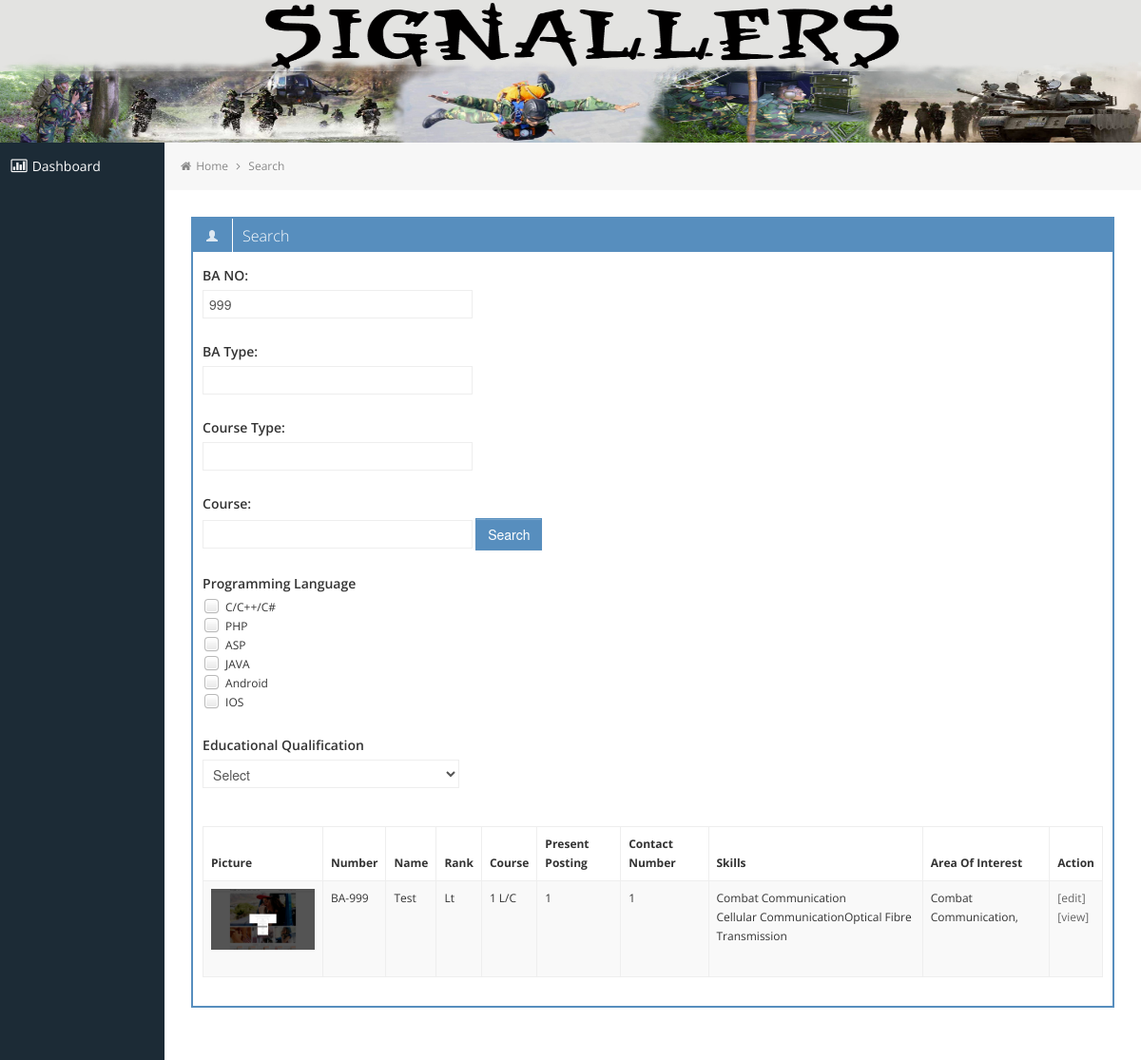
Screenshot of /search_lawyer____16-11-2018.php?ba_no=999 (signed in) with the database file from the repository.
### tables this page shows
CREATE TABLE `profile` (
  `BA_No_Type` varchar(10) NOT NULL,
  `BA_No` int(11) NOT NULL,
  `Name` varchar(35) NOT NULL,
  `Rank` varchar(20) NOT NULL,
  `Course_Type` varchar(30) NOT NULL,
  `Course` int(11) NOT NULL,
  `Present_Posting` varchar(30) NOT NULL,
  `Contact_No` bigint(20) NOT NULL,
  `Email` varchar(100) NOT NULL,
  `First_Choice` varchar(30) NOT NULL,
  `Second_Choice` varchar(30) NOT NULL,
  `Image` mediumtext NOT NULL,
  `Dir_Comment` text NOT NULL,
  PRIMARY KEY (`BA_No_Type`,`BA_No`)
);

CREATE TABLE `officer_skills` (
  `Id` int(11) NOT NULL AUTO_INCREMENT,
  `BA_No_Type` varchar(10) NOT NULL,
  `BA_No` int(11) NOT NULL,
  `Communication_Topic` text NOT NULL,
  `Transmission_System_Topic` varchar(150) NOT NULL,
  `Programming_Language_Topic` varchar(150) NOT NULL,
  `Database_Management_System_Topic` varchar(150) NOT NULL,
  `Server_Management_Topic` varchar(150) NOT NULL,
  `Networking_Topic` varchar(150) NOT NULL,
  `Digital_Forensic_Topic` varchar(150) NOT NULL,
  `Cyber_Security_Topic` varchar(150) NOT NULL,
  `SIGINT_Topic` varchar(150) NOT NULL,
  `Power_Energy_Topic` varchar(150) NOT NULL,
  `Reverse_Engineering_Topic` varchar(150) NOT NULL,
  PRIMARY KEY (`Id`)
);

### class/class.admin.php (called while the page is built, shortened)
<?php
class lawyerController
{
	public function __construct(){
        $this->db = $this->connection(DB_HOST, DB_USER, DB_PASSWORD, DB_NAME);
	}
    public function connection($hostname, $username, $password, $database){
			if (!$conetion_var = mysqli_connect($hostname, $username, $password, $database)) {
				$this->debug('Error: Could not make a database connection using ' . $username . '@' . $hostname);
			}
			if($conetion_var){
				if (!mysqli_select_db($conetion_var, $database)) {
					$this->debug('Error: Could not connect to database ' . $database);
					return false;
				}
				else{
					mysqli_query($conetion_var, "SET NAMES 'utf8'");
					mysqli_query($conetion_var, "SET CHARACTER SET utf8");
					mysqli_query($conetion_var, "SET CHARACTER_SET_CONNECTION=utf8");
					mysqli_query($conetion_var, "SET SQL_MODE = ''");
					return $conetion_var;
				}
			}
			else
			return false;
	}
}
?>

### search_lawyer____16-11-2018.php (the view, shortened to what this page needs)
<?php
include("class/class.admin.php");
$lawyer = new lawyerController();
?>
<!DOCTYPE html>
<html lang="en">
<?php include(dirname(__FILE__)."/include/head.php"); ?>
<body>
	<?php include(dirname(__FILE__)."/include/header.php"); ?>
		<div class="container-fluid-full">
		<div class="row-fluid">
			<?php include(dirname(__FILE__)."/include/menu.php"); ?>
			<div id="content" class="span10">
			<ul class="breadcrumb">
				<li>
					<i class="icon-home"></i>
					<a href="index.php">Home</a>
					<i class="icon-angle-right"></i>
				</li>
				<li><a href="search_lawyer.php">Search</a></li>
			</ul>
			<div class="row-fluid sortable">
				<div class="box span12">
					<div class="box-header" data-original-title>
						<h2><i class="halflings-icon white user"></i><span class="break"></span>Search</h2>
					</div>
					<div class="box-content">
						<div class="row-fluid">
                        	<div class="x-box span12 client-list">
                            	<div class="search-form">
                                	<form action="" name="search-client" method="post" enctype="multipart/form-data" class="form-horizontal">
									<?php
									$ba_no = isset($_REQUEST['ba_no'])?$_REQUEST['ba_no']:'';
									$ba_type = isset($_REQUEST['ba_type'])?$_REQUEST['ba_type']:'';
									$course_type = isset($_REQUEST['course_type'])?$_REQUEST['course_type']:'';
									$course = isset($_REQUEST['course'])?$_REQUEST['course']:'';
									if(count($_REQUEST)>0){
									$officers_list_sql = "SELECT p.*,o.* FROM profile p LEFT JOIN officer_skills o ON(o.BA_No=p.BA_No)  AND (o.BA_No_Type=p.BA_No_Type) LEFT JOIN educational_qualification ec ON(ec.BA_No=p.BA_No) AND (ec.BA_No_Type=p.BA_No_Type)  WHERE
									(p.BA_No=o.BA_No AND p.BA_No_Type=o.BA_No_Type ) AND (p.BA_No=ec.BA_No AND p.BA_No_Type=ec.BA_No_Type)";
													if($ba_no)
														$officers_list_sql .= " AND LOWER(p.BA_No) LIKE LOWER('%".$ba_no."%')";
									$officers_list_sql .= " GROUP BY p.BA_No ORDER BY p.Name ASC;";
									$officers_query = $lawyer->db->query($officers_list_sql);
									}
									?>
                                    	<fieldset>
                                        	<div class="control-group">
                                            	<label class="control-label" for="keyword">BA NO: </label>
                                                <div class="controls">
												<input name="ba_no" id="ba_no" type="text" class="input-xlarge" value="<?php echo $ba_no;?>" />
												</div>
                                            </div>
												<div class="control-group">
                                            	<label class="control-label" for="keyword">BA Type: </label>
                                                <div class="controls">
												<input name="ba_type" id="ba_type" type="text" class="input-xlarge" value="<?php echo $ba_type;?>" />
												</div>
                                            </div>
												<div class="control-group">
                                            	<label class="control-label" for="keyword">Course Type: </label>
                                                <div class="controls">
												<input name="course_type" id="course_type" type="text" class="input-xlarge" value="<?php echo $course_type;?>" />
												</div>
                                            </div>
												<div class="control-group">
                                                    <label class="control-label" for="keyword">Course: </label>
                                                    <div class="controls">
                                                    <input name="course" id="course" type="text" class="input-xlarge" value="<?php echo $course;?>" />
                                                    <input name="submit" type="submit" class="btn btn-primary " value="Search" />
                                                    </div>
                                            	</div>
                                                <div class="control-group">
                                                	<label class="control-label" for="programming">Programming Language</label>
                                                    <input type="checkbox" name="Programming_Language[]" value="C/C++/C#" >C/C++/C#<br>
													<input type="checkbox" name="Programming_Language[]" value="PHP" >PHP<br>
													<input type="checkbox" name="Programming_Language[]" value="ASP" >ASP<br>
													<input type="checkbox" name="Programming_Language[]" value="JAVA">JAVA<br>
													<input type="checkbox" name="Programming_Language[]" value="Android">Android<br>
													<input type="checkbox" name="Programming_Language[]" value="IOS">IOS<br>
                                                </div>
                                               <div class="control-group">
                                               <label class="control-label" for="education">Educational Qualification</label>
                                               <select name="Qualification" class="input-xlarge">
                                                    <option value="">Select</option>
                                        		</select>
                                               </div>
                                        </fieldset>
                                    </form>
                                </div>
                                         <table class="table table-striped table-bordered">
                                	<thead>
                                    	<tr>
                                        	<th>Picture</th>
                                            <th>Number</th>
                                            <th>Name</th>
											<th>Rank</th>
                                            <th>Course</th>
                                            <th>Present Posting</th>
											<th>Contact Number</th>
											<th>Skills</th>
                                            <th>Area Of Interest</th>
											<th>Action</th>
                                        </tr>
                                    </thead>
                                    <tbody>
                                    <?php
									if($officers_query->num_rows){
										while($officer = $officers_query->fetch_object()){
											$img = ($officer->Image)?$officer->Image:'image_not_available.png';
											echo '<tr>
												<td><img src="img/profile/'.$img.'" style="max-height:100px;" /><br><br></td>
												<td>'.$officer->BA_No_Type.'-'.$officer->BA_No.'</td>
												<td>'.$officer->Name.'</td>
												<td>'.$officer->Rank.'</td>
												<td>'.$officer->Course.' '.$officer->Course_Type.'</td>
												<td>'.$officer->Present_Posting.'</td>
												<td>'.$officer->Contact_No.'</td>
												<td>'.str_ireplace(',','<br />',$officer->Communication_Topic).str_ireplace(',','<br />',$officer->Transmission_System_Topic).'</td>
												<td>'.$officer->First_Choice.',<br> '.$officer->Second_Choice.'</td>
											    <td>
													<a href="edit_lawyer.php?ba_no='.$officer->BA_No.'&ba_type='.$officer->BA_No_Type.'" >[edit]</a><br />
													<a href="view_lawyer.php?ba_no='.$officer->BA_No.'&ba_type='.$officer->BA_No_Type.'">[view]</a>
												</td>
												</tr>';
									?>
                                        <?php
										}
										}else{
											echo '<tr><td colspan="9">No any record found</td></tr>';
										}
										?>
									</tbody>
                                </table>
                                </div>
                            </div>
                        </div>
					</div>
				</div>
			</div>
		</div>
		</div>
<?php include(dirname(__FILE__).'/footer.php');?>

### css/style.css (style rules this page uses)
body { background: #F5F5F5; color: #333; border: none; font-family: 'Open Sans', sans-serif; font-weight: 400; }
a { color: #646464; }
h2 { font-size: 16px; line-height: 16px; }
#content { background: #ffffff; filter: none; min-height: 100%; padding: 20px 20px; position: relative; }
.breadcrumb { margin: -28px -28px 28px -28px; line-height: 34px; background: #F7F7F7; border: 0px; color: #888; -webkit-box-shadow: none; -moz-box-shadow: none; box-shadow: none; -webkit-border-radius: 0px; -moz-border-radius: 0px; border-radius: 0px; }
.breadcrumb a { color: #888; text-shadow: 0px 1px 1px #fff; }
.box { border: 2px solid #578EBE; background: #fff !important; margin-bottom: 28px; }
.box-header { height: 16px; font-size: 16px; line-height: 16px; padding: 10px; background: #578EBE; -webkit-box-shadow: none; -moz-box-shadow: none; box-shadow: none; overflow: hidden; }
.box-header h2 { float:left; margin-top: 0px; font-weight: 300; }
.box-header .box-icon, .box-header h2 { color:#fff; }
.box-header h2 i { margin: 0px 3px 0px 4px; opacity: .8; filter: alpha(opacity=80); -ms-filter:"progid:DXImageTransform.Microsoft.Alpha(Opacity=80)"; }
.box-content { position: relative; z-index: 50; margin-top: -1px; padding: 10px; background: #fff !important; }
.btn { display: inline-block; padding: 6px 12px; margin-bottom: 0; font-size: 14px; font-weight: 500; line-height: 20px; text-align: center; white-space: nowrap; vertical-align: middle; cursor: pointer; border: 1px solid #a7a9aa; -webkit-border-radius: 0px !important; border-radius: 0px !important; }
.btn { color: #ffffff; background-color: #a7a9aa; border-color: #a7a9aa; background-image: none; filter: none; text-shadow: none; }
.btn-primary { background-color: #578EBE; border-color: #578EBE; }
.table th, .table td { border-top: 1px solid #eee; }
.table-bordered { border-color: #eee; -webkit-border-radius: 0px !important; -moz-border-radius: 0px !important; border-radius: 0px !important; }
.table-bordered th, .table-bordered td { border-left: 1px solid #eee; }
.table-bordered thead:first-child tr:first-child > th:first-child, .table-bordered tbody:first-child tr:first-child > td:first-child, .table-bordered tbody:first-child tr:first-child > th:first-child { -webkit-border-radius: 0px !important; -moz-border-radius: 0px !important; border-radius: 0px !important; }
.table-bordered thead:first-child tr:first-child > th:last-child, .table-bordered tbody:first-child tr:first-child > td:last-child, .table-bordered tbody:first-child tr:first-child > th:last-child { -webkit-border-radius: 0px !important; -moz-border-radius: 0px !important; border-radius: 0px !important; }
.table-bordered thead:last-child tr:last-child > th:first-child, .table-bordered tbody:last-child tr:last-child > td:first-child, .table-bordered tbody:last-child tr:last-child > th:first-child, .table-bordered tfoot:last-child tr:last-child > td:first-child, .table-bordered tfoot:last-child tr:last-child > th:first-child { -webkit-border-radius: 0px !important; -moz-border-radius: 0px !important; border-radius: 0px !important; }
.table-bordered thead:last-child tr:last-child > th:last-child, .table-bordered tbody:last-child tr:last-child > td:last-child, .table-bordered tbody:last-child tr:last-child > th:last-child, .table-bordered tfoot:last-child tr:last-child > td:last-child, .table-bordered tfoot:last-child tr:last-child > th:last-child { -webkit-border-radius: 0px !important; -moz-border-radius: 0px !important; border-radius: 0px !important; }

### css/custom.css (style rules this page uses)
.form-horizontal .control-group { max-width: 1060px; width: 100%; }
.form-horizontal .controls { max-width:calc(100% - 200px); }
.box-content .controls { width: 100% !important; position: relative; float: left; margin-left: 0; max-width: 100%; }
.form-horizontal .control-label { float: left; width: 100%; padding-top: 5px; text-align: left; }
.form-horizontal .control-label { font-weight: 600; }

### css/style-responsive.css (style rules this page uses)
@media (min-width: 1200px) { .container-fluid-full { overflow: hidden; position: relative; height: 100%; } }
@media (min-width: 1200px) { #content { width: 85.578%; padding: 28px; margin: 0px 0px; margin-left: 14.422% !important; } }

### rows the page displays
profile: Image (picture), officer_skills.BA_No_Type "BA", officer_skills.BA_No "999", Name "Test", Rank "Lt", Course "1", Course_Type "L/C", Present_Posting "1", Contact_No "1", officer_skills.Communication_Topic "Combat Communication Cellular Communication", officer_skills.Transmission_System_Topic "Optical Fibre Transmission", First_Choice "Combat Communication"
